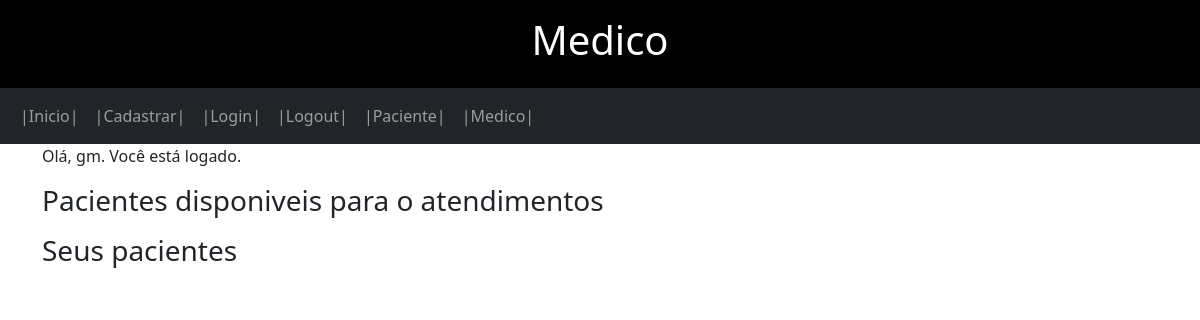
The app's page /medico/ (signed in), older data.
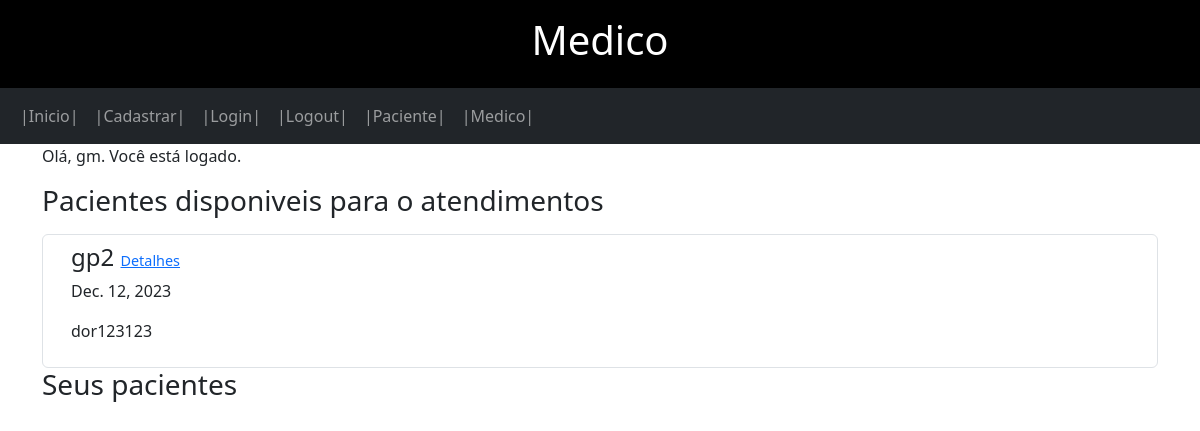
The same page, newer data.
### membros/models.py (models this page shows)
class Usuario(User):
    nome = models.CharField(max_length=255, null=True)
    tel = models.IntegerField(null=True)
    nascimento = models.DateField(null=True)
    class Meta:
        abstract = True
    def __str__(self):
        return f"{self.nome}"

class Paciente(Usuario):
    sintomas = models.CharField(max_length=255, null=True)
    dataDeEntrada = models.DateField(null=True)
    medicoResponsavel = models.ForeignKey(Medico, on_delete=models.SET_NULL, null=True)
    doente = models.BooleanField(default=False, null=True)

### membros/views.py (the view)
# urls.py: path('medico/', views.medico, name='medico'),
@login_required
def medico(request):
    template = loader.get_template("medico.html")
    usera = False
    lista_de_pacientes = []
    for x in Paciente.objects.all():
        print(x.username, x.medicoResponsavel)
        lista_de_pacientes.append(x)
    if request.user.is_authenticated:
        print("O usuário está autenticado")
        usera = True
        medico = False
        username = request.user.username
        print(username)
        if Medico.objects.all().filter(username=username).exists():
            medico = True
            print(medico)
        nome = "0"
        for x in Medico.objects.all():
            if x.username == username:
                nome = x.nome
                break
    else:
        print("O usuário não está autenticado")
    return HttpResponse(
        template.render(
            {
                "usera": usera,
                "lista_de_pacientes": lista_de_pacientes,
                "medico": medico,
                "nome": nome,
            },
            request,
        )
    )

### membros/models.py (called while the page is built)
    def get_user(self, user_id):
        UserModel = get_user_model()
        try:
            return UserModel.objects.get(pk=user_id)
        except UserModel.DoesNotExist:
            return None

### membros/templates/medico.html (shortened to what this page needs)
{% extends 'base.html' %}
{% load django_bootstrap5 %}
{% block content %}
<div class="p-3 bg-black text-white text-center">
    <h1>Medico</h1>
</div>
<nav class="navbar navbar-expand-sm bg-dark navbar-dark">
    <div class="container-fluid">
        <ul class="navbar-nav">
            <li class="nav-item">
                <a class="nav-link" href="/">|Inicio|</a>
            </li>
            <li class="nav-item">
                <a class="nav-link" href="/cadastro/">|Cadastrar|</a>
            </li>
            <li class="nav-item">
                <a class="nav-link" href="/login/">|Login|</a>
            </li>
            <li>
                <a class="nav-link" href="/logout/">|Logout|</a>
            </li>
            <li>
                <a class="nav-link" href="/paciente/">|Paciente|</a>
            </li>
            <li>
                <a class="nav-link" href="/medico/">|Medico|</a>
            </li>
        </ul>
    </div>
</nav>
{% if usera %}
{% if medico %}
<div class="container">
    <p>Olá, {{ user.username }}. Você está logado.</p>
</div>
<div class="container">
    <h3 class="mb-3">Pacientes disponiveis para o atendimentos</h3>
    <ul class="list-group">
        {% for x in lista_de_pacientes %}
        {% if x.doente %}
        {% if x.medicoResponsavel is None %}
        <li class="list-group-item">
            <div class="container">
                <h4>{{x}} <a href="/medico/detalhes/{{x.id}}" style="font-size: 60%">Detalhes</a> </h4>
                <p>{{x.dataDeEntrada}}</p>
                <p>{{x.sintomas}}</p>
            </div>
        </li>
        {% endif %}
        {% endif %}
        {% endfor %}
    </ul>
</div>
<div class="container">
    <h3 class="mb-3">Seus pacientes</h3>
</div>
{% else %}
<p>Você não está logado como medico.</p>
{% endif %}
{% else %}
<p>Você não está logado.</p>
{% endif %}
{% endblock %}

### membros/templates/base.html (shortened to what this page needs)
<!DOCTYPE html>
<html lang="pt-br">
<head>
    {% load bootstrap5 %}
    {% load django_bootstrap5 %}
    {% bootstrap_css %}
</head>
<body>
    {% block content %}
    {% endblock %}
</body>
</html>

Row changes from the older to the newer data that the page shows:
added Paciente: nome "gp2", dataDeEntrada "Dec. 12, 2023", sintomas "dor123123"
